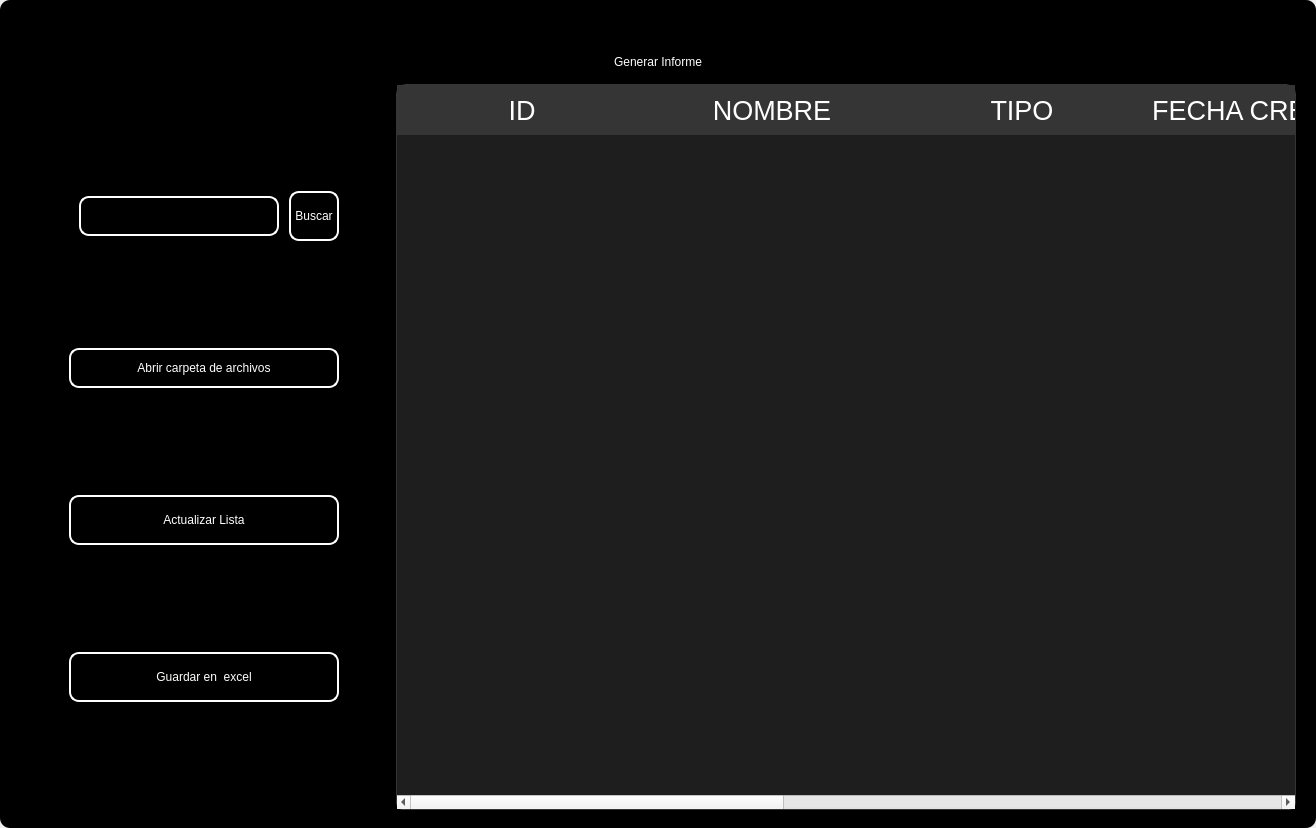
<?xml version="1.0" encoding="UTF-8"?>
<ui version="4.0">
 <class>MainWindow</class>
 <widget class="QMainWindow" name="MainWindow">
  <property name="geometry">
   <rect>
    <x>0</x>
    <y>0</y>
    <width>1316</width>
    <height>828</height>
   </rect>
  </property>
  <property name="windowTitle">
   <string>MainWindow</string>
  </property>
  <property name="styleSheet">
   <string notr="true"/>
  </property>
  <widget class="QWidget" name="centralwidget">
   <property name="styleSheet">
    <string notr="true"/>
   </property>
   <layout class="QVBoxLayout" name="verticalLayout">
    <property name="spacing">
     <number>0</number>
    </property>
    <property name="leftMargin">
     <number>0</number>
    </property>
    <property name="topMargin">
     <number>0</number>
    </property>
    <property name="rightMargin">
     <number>0</number>
    </property>
    <property name="bottomMargin">
     <number>0</number>
    </property>
    <item>
     <widget class="QFrame" name="frame">
      <property name="enabled">
       <bool>true</bool>
      </property>
      <property name="styleSheet">
       <string notr="true">
QFrame {
border-radius:10px;
	background-color: rgb(0, 0, 0);
 }
</string>
      </property>
      <property name="frameShape">
       <enum>QFrame::StyledPanel</enum>
      </property>
      <property name="frameShadow">
       <enum>QFrame::Raised</enum>
      </property>
      <layout class="QVBoxLayout" name="verticalLayout_2">
       <item>
        <widget class="QFrame" name="frame_superior">
         <property name="minimumSize">
          <size>
           <width>0</width>
           <height>40</height>
          </size>
         </property>
         <property name="maximumSize">
          <size>
           <width>16777215</width>
           <height>40</height>
          </size>
         </property>
         <property name="styleSheet">
          <string notr="true">QPushButton{
border-radius:18px;
}

QPushButton:hover{
	background-color: rgb(0, 0, 0);
}
</string>
         </property>
         <property name="frameShape">
          <enum>QFrame::StyledPanel</enum>
         </property>
         <property name="frameShadow">
          <enum>QFrame::Raised</enum>
         </property>
         <layout class="QHBoxLayout" name="horizontalLayout_3">
          <property name="spacing">
           <number>4</number>
          </property>
          <property name="leftMargin">
           <number>0</number>
          </property>
          <property name="topMargin">
           <number>0</number>
          </property>
          <property name="rightMargin">
           <number>0</number>
          </property>
          <property name="bottomMargin">
           <number>0</number>
          </property>
          <item>
           <widget class="QPushButton" name="btn_icon">
            <property name="text">
             <string/>
            </property>
            <property name="iconSize">
             <size>
              <width>40</width>
              <height>40</height>
             </size>
            </property>
           </widget>
          </item>
          <item>
           <spacer name="horizontalSpacer_2">
            <property name="orientation">
             <enum>Qt::Horizontal</enum>
            </property>
            <property name="sizeHint" stdset="0">
             <size>
              <width>443</width>
              <height>20</height>
             </size>
            </property>
           </spacer>
          </item>
          <item>
           <widget class="QPushButton" name="btn_exit">
            <property name="minimumSize">
             <size>
              <width>38</width>
              <height>38</height>
             </size>
            </property>
            <property name="maximumSize">
             <size>
              <width>38</width>
              <height>38</height>
             </size>
            </property>
            <property name="cursor">
             <cursorShape>PointingHandCursor</cursorShape>
            </property>
            <property name="text">
             <string/>
            </property>
            <property name="iconSize">
             <size>
              <width>35</width>
              <height>35</height>
             </size>
            </property>
           </widget>
          </item>
          <item>
           <widget class="QPushButton" name="bt_minimizar">
            <property name="minimumSize">
             <size>
              <width>38</width>
              <height>38</height>
             </size>
            </property>
            <property name="maximumSize">
             <size>
              <width>38</width>
              <height>38</height>
             </size>
            </property>
            <property name="cursor">
             <cursorShape>PointingHandCursor</cursorShape>
            </property>
            <property name="text">
             <string/>
            </property>
            <property name="icon">
             <iconset>
              <normaloff>image/minus.svg</normaloff>image/minus.svg</iconset>
            </property>
            <property name="iconSize">
             <size>
              <width>38</width>
              <height>38</height>
             </size>
            </property>
           </widget>
          </item>
          <item>
           <widget class="QPushButton" name="bt_maximizar">
            <property name="minimumSize">
             <size>
              <width>38</width>
              <height>38</height>
             </size>
            </property>
            <property name="maximumSize">
             <size>
              <width>38</width>
              <height>38</height>
             </size>
            </property>
            <property name="cursor">
             <cursorShape>PointingHandCursor</cursorShape>
            </property>
            <property name="text">
             <string/>
            </property>
            <property name="icon">
             <iconset>
              <normaloff>image/chevron-up.svg</normaloff>image/chevron-up.svg</iconset>
            </property>
            <property name="iconSize">
             <size>
              <width>38</width>
              <height>38</height>
             </size>
            </property>
           </widget>
          </item>
          <item>
           <widget class="QPushButton" name="bt_restaurar">
            <property name="minimumSize">
             <size>
              <width>38</width>
              <height>38</height>
             </size>
            </property>
            <property name="maximumSize">
             <size>
              <width>38</width>
              <height>38</height>
             </size>
            </property>
            <property name="cursor">
             <cursorShape>PointingHandCursor</cursorShape>
            </property>
            <property name="text">
             <string/>
            </property>
            <property name="icon">
             <iconset>
              <normaloff>image/chevron-down.svg</normaloff>image/chevron-down.svg</iconset>
            </property>
            <property name="iconSize">
             <size>
              <width>38</width>
              <height>38</height>
             </size>
            </property>
           </widget>
          </item>
          <item>
           <widget class="QPushButton" name="bt_cerrar">
            <property name="minimumSize">
             <size>
              <width>38</width>
              <height>38</height>
             </size>
            </property>
            <property name="maximumSize">
             <size>
              <width>38</width>
              <height>38</height>
             </size>
            </property>
            <property name="cursor">
             <cursorShape>PointingHandCursor</cursorShape>
            </property>
            <property name="text">
             <string/>
            </property>
            <property name="icon">
             <iconset>
              <normaloff>image/x.svg</normaloff>image/x.svg</iconset>
            </property>
            <property name="iconSize">
             <size>
              <width>38</width>
              <height>38</height>
             </size>
            </property>
           </widget>
          </item>
         </layout>
        </widget>
       </item>
       <item>
        <widget class="QLabel" name="label">
         <property name="styleSheet">
          <string notr="true">font: 30pt &quot;MS Shell Dlg 2&quot;;
color: rgb(255, 255, 255);</string>
         </property>
         <property name="text">
          <string>Generar Informe</string>
         </property>
         <property name="alignment">
          <set>Qt::AlignCenter</set>
         </property>
        </widget>
       </item>
       <item>
        <widget class="QFrame" name="frame_3">
         <property name="minimumSize">
          <size>
           <width>0</width>
           <height>0</height>
          </size>
         </property>
         <property name="frameShape">
          <enum>QFrame::StyledPanel</enum>
         </property>
         <property name="frameShadow">
          <enum>QFrame::Raised</enum>
         </property>
         <layout class="QHBoxLayout" name="horizontalLayout_4">
          <property name="leftMargin">
           <number>9</number>
          </property>
          <property name="topMargin">
           <number>9</number>
          </property>
          <property name="rightMargin">
           <number>9</number>
          </property>
          <item>
           <layout class="QVBoxLayout" name="verticalLayout_4">
            <property name="spacing">
             <number>50</number>
            </property>
            <property name="sizeConstraint">
             <enum>QLayout::SetDefaultConstraint</enum>
            </property>
            <property name="leftMargin">
             <number>50</number>
            </property>
            <property name="topMargin">
             <number>50</number>
            </property>
            <property name="rightMargin">
             <number>50</number>
            </property>
            <property name="bottomMargin">
             <number>50</number>
            </property>
            <item>
             <layout class="QHBoxLayout" name="horizontalLayout">
              <property name="spacing">
               <number>10</number>
              </property>
              <property name="leftMargin">
               <number>10</number>
              </property>
              <property name="topMargin">
               <number>0</number>
              </property>
              <property name="bottomMargin">
               <number>0</number>
              </property>
              <item>
               <widget class="QLineEdit" name="searchtxt">
                <property name="minimumSize">
                 <size>
                  <width>200</width>
                  <height>25</height>
                 </size>
                </property>
                <property name="maximumSize">
                 <size>
                  <width>150</width>
                  <height>40</height>
                 </size>
                </property>
                <property name="styleSheet">
                 <string notr="true">QLabel {
	color: rgb(255, 255, 254);
	font: 12pt &quot;Arial&quot;;
	background-color: rgba(0, 0, 0,0);
}

QTextEdit{
background-color: rgba(0, 0, 0,0);
border-radius:10px; 
font: 12pt &quot;Arial&quot;;
color: rgb(255, 255, 254);
border: 2px solid  rgb(255, 255, 255);

}

QTextEdit:hover{
background-color: rgba(0, 0, 0,0);
border-radius:10px; 
font: 12pt &quot;Arial&quot;;
border: 2px solid  rgb(120, 0, 171);
}

QTextEdit:focus{
background-color: rgb(0, 0, 0);
border-radius:10px; 
font: 12pt &quot;Arial&quot;;
border: 2px solid rgb(120, 0, 171);
}

QLineEdit{
background-color: rgba(0, 0, 0,0);
border-radius:10px; 
font: 12pt &quot;Arial&quot;;
color: rgb(255, 255, 254);
border: 2px solid  rgb(255, 255, 255);

}

QLineEdit:hover{
background-color: rgba(0, 0, 0,0);
border-radius:10px; 
font: 12pt &quot;Arial&quot;;
border: 2px solid  rgb(120, 0, 171);
}

QLineEdit:focus{
background-color: rgb(0, 0, 0);
border-radius:10px; 
font: 12pt &quot;Arial&quot;;
border: 2px solid rgb(120, 0, 171);
}

QCheckBox{
	font: 12pt &quot;Arial&quot;;
	color: rgb(255, 255, 255);
}

QCheckBox::indicator {
    width: 18px;
    height:18px;
}

QCheckBox::indicator:unchecked {
   background-image: url(image/square.svg);
}

QCheckBox::indicator:checked {
   background-image: url(image/check-square.svg);
}

QPushButton{
border-radius:10px; 
font: 12pt &quot;Arial&quot;;
color: rgb(255, 255, 254);
border: 2px solid #ffffff;
}

QPushButton:hover{
border-radius:10px; 
font: 12pt &quot;Arial&quot;;
color: rgb(255, 255, 255);
border: 2px solid rgb(120, 0, 171);
	background-color: rgb(120, 0, 171);
}
</string>
                </property>
               </widget>
              </item>
              <item>
               <widget class="QPushButton" name="btn_search">
                <property name="sizePolicy">
                 <sizepolicy hsizetype="Minimum" vsizetype="Fixed">
                  <horstretch>0</horstretch>
                  <verstretch>0</verstretch>
                 </sizepolicy>
                </property>
                <property name="minimumSize">
                 <size>
                  <width>0</width>
                  <height>15</height>
                 </size>
                </property>
                <property name="maximumSize">
                 <size>
                  <width>100</width>
                  <height>50</height>
                 </size>
                </property>
                <property name="cursor">
                 <cursorShape>PointingHandCursor</cursorShape>
                </property>
                <property name="styleSheet">
                 <string notr="true">QPushButton{
border-radius:10px; 
font: 12pt &quot;Arial&quot;;
color: rgb(255, 255, 254);
border: 2px solid #ffffff;
}

QPushButton:hover{
border-radius:10px; 
font: 12pt &quot;Arial&quot;;
color: rgb(255, 255, 255);
border: 2px solid rgb(120, 0, 171);
	background-color: rgb(120, 0, 171);
}</string>
                </property>
                <property name="text">
                 <string>Buscar</string>
                </property>
               </widget>
              </item>
             </layout>
            </item>
            <item>
             <widget class="QPushButton" name="btn_report_export">
              <property name="minimumSize">
               <size>
                <width>0</width>
                <height>40</height>
               </size>
              </property>
              <property name="cursor">
               <cursorShape>PointingHandCursor</cursorShape>
              </property>
              <property name="styleSheet">
               <string notr="true">QPushButton{
border-radius:10px; 
font: 12pt &quot;Arial&quot;;
color: rgb(255, 255, 254);
border: 2px solid #ffffff;
}

QPushButton:hover{
border-radius:10px; 
font: 12pt &quot;Arial&quot;;
color: rgb(255, 255, 255);
border: 2px solid rgb(120, 0, 171);
	background-color: rgb(120, 0, 171);
}</string>
              </property>
              <property name="text">
               <string>Abrir carpeta de archivos</string>
              </property>
             </widget>
            </item>
            <item>
             <widget class="QPushButton" name="btn_get">
              <property name="minimumSize">
               <size>
                <width>50</width>
                <height>40</height>
               </size>
              </property>
              <property name="maximumSize">
               <size>
                <width>300</width>
                <height>50</height>
               </size>
              </property>
              <property name="cursor">
               <cursorShape>PointingHandCursor</cursorShape>
              </property>
              <property name="styleSheet">
               <string notr="true">QPushButton{
border-radius:10px; 
font: 12pt &quot;Arial&quot;;
color: rgb(255, 255, 254);
border: 2px solid #ffffff;
}

QPushButton:hover{
border-radius:10px; 
font: 12pt &quot;Arial&quot;;
color: rgb(255, 255, 255);
border: 2px solid rgb(120, 0, 171);
	background-color: rgb(120, 0, 171);
}</string>
              </property>
              <property name="text">
               <string>Actualizar Lista</string>
              </property>
              <property name="iconSize">
               <size>
                <width>35</width>
                <height>35</height>
               </size>
              </property>
             </widget>
            </item>
            <item>
             <widget class="QPushButton" name="btn_excel">
              <property name="minimumSize">
               <size>
                <width>10</width>
                <height>40</height>
               </size>
              </property>
              <property name="maximumSize">
               <size>
                <width>300</width>
                <height>50</height>
               </size>
              </property>
              <property name="cursor">
               <cursorShape>PointingHandCursor</cursorShape>
              </property>
              <property name="styleSheet">
               <string notr="true">QPushButton{
border-radius:10px; 
font: 12pt &quot;Arial&quot;;
color: rgb(255, 255, 254);
border: 2px solid #ffffff;
}

QPushButton:hover{
border-radius:10px; 
font: 12pt &quot;Arial&quot;;
color: rgb(255, 255, 255);
border: 2px solid rgb(120, 0, 171);
	background-color: rgb(120, 0, 171);
}</string>
              </property>
              <property name="text">
               <string>Guardar en  excel</string>
              </property>
              <property name="iconSize">
               <size>
                <width>35</width>
                <height>35</height>
               </size>
              </property>
             </widget>
            </item>
           </layout>
          </item>
          <item>
           <widget class="QTableWidget" name="table_report">
            <property name="minimumSize">
             <size>
              <width>900</width>
              <height>0</height>
             </size>
            </property>
            <property name="maximumSize">
             <size>
              <width>700</width>
              <height>16777215</height>
             </size>
            </property>
            <property name="styleSheet">
             <string notr="true">QTableView {
	background-color: rgba(255, 255, 255, 30); 	
	border: 1px solid rgba(255,255,255,40);
	border-bottom-right-radius: 7px; 
	border-bottom-left-radius: 7px; 
	color: white;
	font: 15pt &quot;MS Shell Dlg 2&quot;;
}

QHeaderView::section {
background-color: rgb(53, 53, 53);
color: white;
border: none;
height: 50px;
font-size: 20pt;
}

QTableView::item {
    border-style: none;
    border-bottom: 1px solid rgba(255,255,255,50);
    padding-left: auto;
    padding-right: auto;
}

QTableView::item:selected{
	border: none;
	color: rgb(255, 255, 255);
    background-color: rgba(255, 255, 255, 50);
}
</string>
            </property>
            <property name="lineWidth">
             <number>1</number>
            </property>
            <property name="editTriggers">
             <set>QAbstractItemView::NoEditTriggers</set>
            </property>
            <attribute name="horizontalHeaderDefaultSectionSize">
             <number>250</number>
            </attribute>
            <column>
             <property name="text">
              <string>ID</string>
             </property>
            </column>
            <column>
             <property name="text">
              <string>NOMBRE</string>
             </property>
            </column>
            <column>
             <property name="text">
              <string>TIPO</string>
             </property>
            </column>
            <column>
             <property name="text">
              <string>FECHA CREACION</string>
             </property>
            </column>
            <column>
             <property name="text">
              <string>DESCRIPCIÓN</string>
             </property>
            </column>
            <column>
             <property name="text">
              <string>NOMBRE DE ARCHIVO</string>
             </property>
            </column>
            <column>
             <property name="text">
              <string>USUARIO</string>
             </property>
            </column>
           </widget>
          </item>
         </layout>
        </widget>
       </item>
      </layout>
     </widget>
    </item>
   </layout>
  </widget>
 </widget>
 <resources/>
 <connections/>
</ui>
